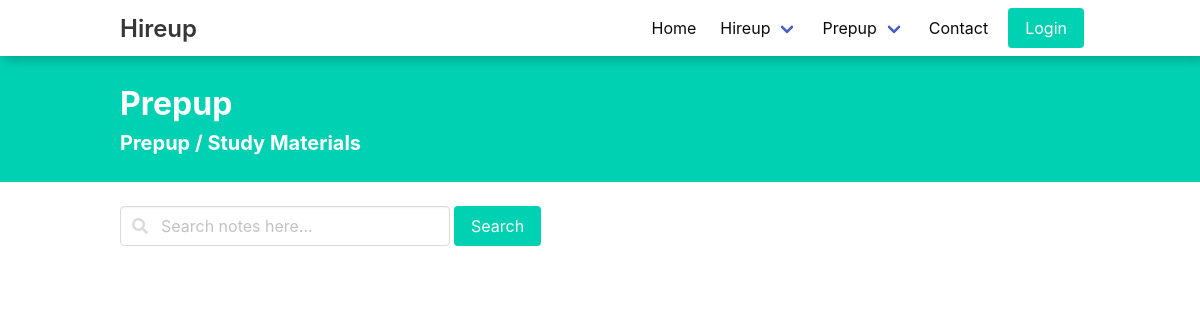
The app's page /prepup/, older data.
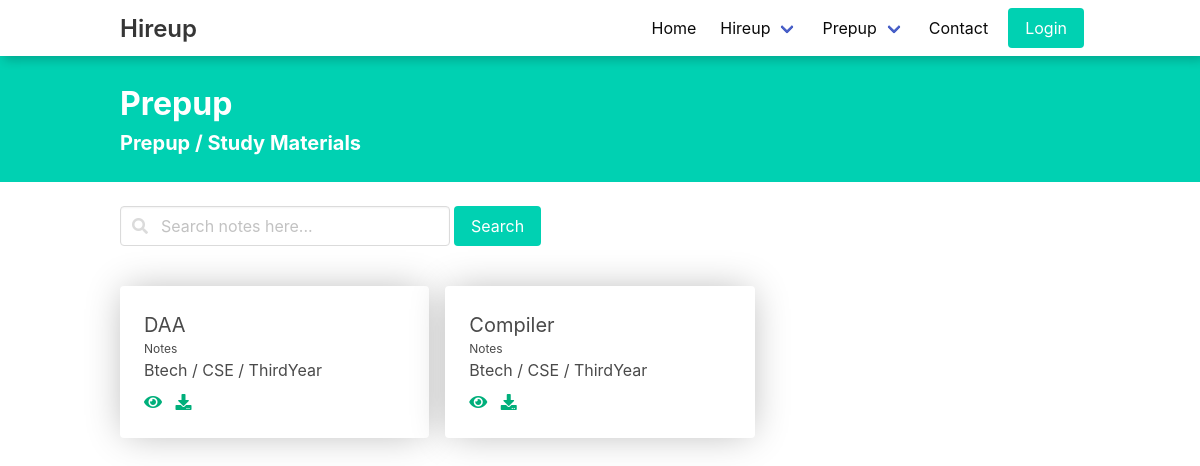
The same page, newer data.
### NotesApp/models.py (models this page shows)
class StudyMaterials(models.Model):
    Years=(
        ("1st","1st"),
        ("2nd","2nd"),
        ("3rd","3rd"),
        ("4th","4th"),
    )
    Banches=(
        ("CSE","CSE"),
        ("IT","IT"),
        ("ME","ME"),
        ("AG","AG"),
        ("CE","CE"),
        ("BT","BT"),
    )
    Name=models.CharField(max_length=200)
    subject=models.CharField(max_length=200)
    years=models.CharField(max_length=100,choices=Years)
    Branch=models.CharField(max_length=200,choices=Banches,default=None)
    file = models.FileField(upload_to="StudyMaterials/Fileuploads/",null=True, blank=True)
    url = models.URLField(null=True, blank=True)
    createdBy=models.ForeignKey(User, on_delete=models.CASCADE)
    IsApproved=models.BooleanField(default=False)
    def __str__(self):
        return self.Name

### NotesApp/views.py (the view)
# urls.py: path('', prepIndex, name='prepIndex'),
def prepIndex(request):
    studymaterials=StudyMaterials.objects.filter(IsApproved=True)
    print(studymaterials)
    return render(request, 'prepup/index.html',{'data':studymaterials})

### templates/prepup/index.html (shortened to what this page needs)
{% extends "layout.html" %} {% load static %} {% block css %}
<link rel="stylesheet" href="{% static 'css/prepup/index.css' %}" />
<link
  rel="stylesheet"
  href="https://cdnjs.cloudflare.com/ajax/libs/font-awesome/4.7.0/css/font-awesome.min.css"
/>
<link
  rel="stylesheet"
  href="https://use.fontawesome.com/releases/v5.8.1/css/all.css"
/>
{% endblock %} {% block body %}
<div class="has-background-primary set">
  <div class="container py-5">
    <h1 class="is-size-3 has-text-white m-0"><b>Prepup</b></h1>
    <h2 class="is-size-5 has-text-white"><b>Prepup / Study Materials</b></h2>
  </div>
</div>
<div class="container field is-grouped mt-5 set">
  <div class="field mr-1">
    <p class="control has-icons-left has-icons-right">
      <input class="input" type="text" placeholder="Search notes here..." />
      <span class="icon is-small is-left">
      </span>
    </p>
  </div>
  <button class="button is-primary" type="button" href="">Search</button>
</div>
<section class="section container set">
  <div class="card__container">
    {% for i in data %}
    <div class="card">
      <div class="card-content">
        <div class="content">
          <p class="is-size-5 m-0">{{i.subject}}</p>
          <p class="m-0 is-size-7 has-text-lightgrey">Notes</p>
          <p class="m-0 is-size-6 mb-2">Btech / {{i.Branch}} / {{i.years}}</p>
          <a href="#"><i class="fa fa-eye"></i></a> &nbsp;
          <a href="#"><i class="fa fa-download"></i></a>
        </div>
      </div>
    </div>
    {% endfor %}
  </div>
</section>
{% endblock %} {% block script %} {% endblock %}

### templates/layout.html (shortened to what this page needs)
<!DOCTYPE html>
<html lang="en">
<head>
  {% load static %}
  <link rel="stylesheet" href="https://cdn.jsdelivr.net/npm/bulma@0.9.3/css/bulma.min.css" />
  <link rel="stylesheet" href="{% static 'css/nav.css' %}" />
  {% block css %} {% endblock %}
</head>
<body class="">
  <nav class="navbar ">
    <div class="container">
      <div class="navbar-brand">
        <a class="navbar-item" href="">
          <p class="title is-4">Hireup</p>
        </a>
      </div>
      <div id="navMenubd-example" class="navbar-menu">
        <div class="navbar-end">
          <a class="navbar-item is-active " href="/"> Home </a>
          {% if not request.user.is_authenticated %}
          <div class="navbar-item has-dropdown is-hoverable">
            <a class="navbar-link is-active" href="">
              Hireup
            </a>
          </div>
          {% else %}
          <a class="navbar-item is-active " href="{% url 'jobs' %}"> Jobs </a>
          {% endif %}
          <div class="navbar-item has-dropdown is-hoverable">
            <a class="navbar-link is-active"> Prepup </a>
          </div>
          <a class="navbar-item is-active" href="/"> Contact </a>
          {% if request.user.is_authenticated %}
          <div class="navbar-item has-dropdown is-hoverable">
            <a class="navbar-link is-active"> My Account </a>
            <div class="navbar-dropdown">
              <a class="navbar-item" href="{% url 'userprofile' %}">Profile </a>
              <a class="navbar-item" href="{% url 'logout' %}"> Logout </a>
            </div>
          </div>
          {% else %}
          <a class="button is-primary m-2" type="button" href="{% url 'signin' %}">
            Login
          </a>
          {% endif %}
        </div>
      </div>
  </nav>
  {% block body %}
  {% endblock %}
</body>
</html>

### static/css/nav.css (style rules this page uses)
nav { box-shadow: 4px 4px 10px rgba(0, 0, 0, 0.2); width: 100%; }

### static/css/prepup/index.css (style rules this page uses)
.card__container { display: grid; grid-template-columns: repeat(auto-fill, minmax(250px, 1fr)); grid-gap: 1em; }
.card { height: max-content; box-shadow: 0px 0px 36px -5px rgba(0, 0, 0, 0.3); }
.card a { color: rgb(0, 175, 123); }
.section { padding: 1rem 0rem; }

Row changes from the older to the newer data that the page shows:
added StudyMaterials: subject "DAA", Branch "CSE", years "ThirdYear"
added StudyMaterials: subject "Compiler", Branch "CSE", years "ThirdYear"
